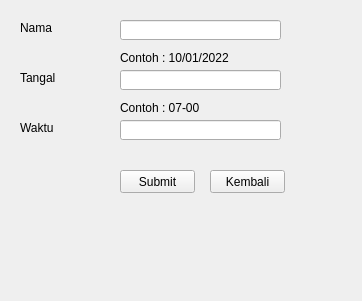
<?xml version="1.0" encoding="UTF-8"?>
<ui version="4.0">
 <class>masuk</class>
 <widget class="QWidget" name="masuk">
  <property name="geometry">
   <rect>
    <x>0</x>
    <y>0</y>
    <width>362</width>
    <height>301</height>
   </rect>
  </property>
  <property name="windowTitle">
   <string>Form</string>
  </property>
  <widget class="QPushButton" name="MSubmit">
   <property name="geometry">
    <rect>
     <x>120</x>
     <y>170</y>
     <width>75</width>
     <height>23</height>
    </rect>
   </property>
   <property name="text">
    <string>Submit</string>
   </property>
  </widget>
  <widget class="QLabel" name="label_4">
   <property name="geometry">
    <rect>
     <x>20</x>
     <y>20</y>
     <width>81</width>
     <height>16</height>
    </rect>
   </property>
   <property name="text">
    <string>Nama</string>
   </property>
  </widget>
  <widget class="QPushButton" name="MKembali">
   <property name="geometry">
    <rect>
     <x>210</x>
     <y>170</y>
     <width>75</width>
     <height>23</height>
    </rect>
   </property>
   <property name="text">
    <string>Kembali</string>
   </property>
  </widget>
  <widget class="QLineEdit" name="nama">
   <property name="geometry">
    <rect>
     <x>120</x>
     <y>20</y>
     <width>161</width>
     <height>20</height>
    </rect>
   </property>
   <property name="text">
    <string/>
   </property>
  </widget>
  <widget class="QLineEdit" name="tanggal">
   <property name="geometry">
    <rect>
     <x>120</x>
     <y>70</y>
     <width>161</width>
     <height>20</height>
    </rect>
   </property>
   <property name="text">
    <string/>
   </property>
  </widget>
  <widget class="QLabel" name="label_5">
   <property name="geometry">
    <rect>
     <x>20</x>
     <y>70</y>
     <width>81</width>
     <height>16</height>
    </rect>
   </property>
   <property name="text">
    <string>Tangal</string>
   </property>
  </widget>
  <widget class="QLabel" name="label_6">
   <property name="geometry">
    <rect>
     <x>20</x>
     <y>120</y>
     <width>81</width>
     <height>16</height>
    </rect>
   </property>
   <property name="text">
    <string>Waktu</string>
   </property>
  </widget>
  <widget class="QLineEdit" name="waktu">
   <property name="geometry">
    <rect>
     <x>120</x>
     <y>120</y>
     <width>161</width>
     <height>20</height>
    </rect>
   </property>
   <property name="text">
    <string/>
   </property>
  </widget>
  <widget class="QLabel" name="label_7">
   <property name="geometry">
    <rect>
     <x>120</x>
     <y>50</y>
     <width>151</width>
     <height>16</height>
    </rect>
   </property>
   <property name="text">
    <string>Contoh : 10/01/2022</string>
   </property>
  </widget>
  <widget class="QLabel" name="label_8">
   <property name="geometry">
    <rect>
     <x>120</x>
     <y>100</y>
     <width>151</width>
     <height>16</height>
    </rect>
   </property>
   <property name="text">
    <string>Contoh : 07-00</string>
   </property>
  </widget>
 </widget>
 <resources/>
 <connections/>
</ui>
